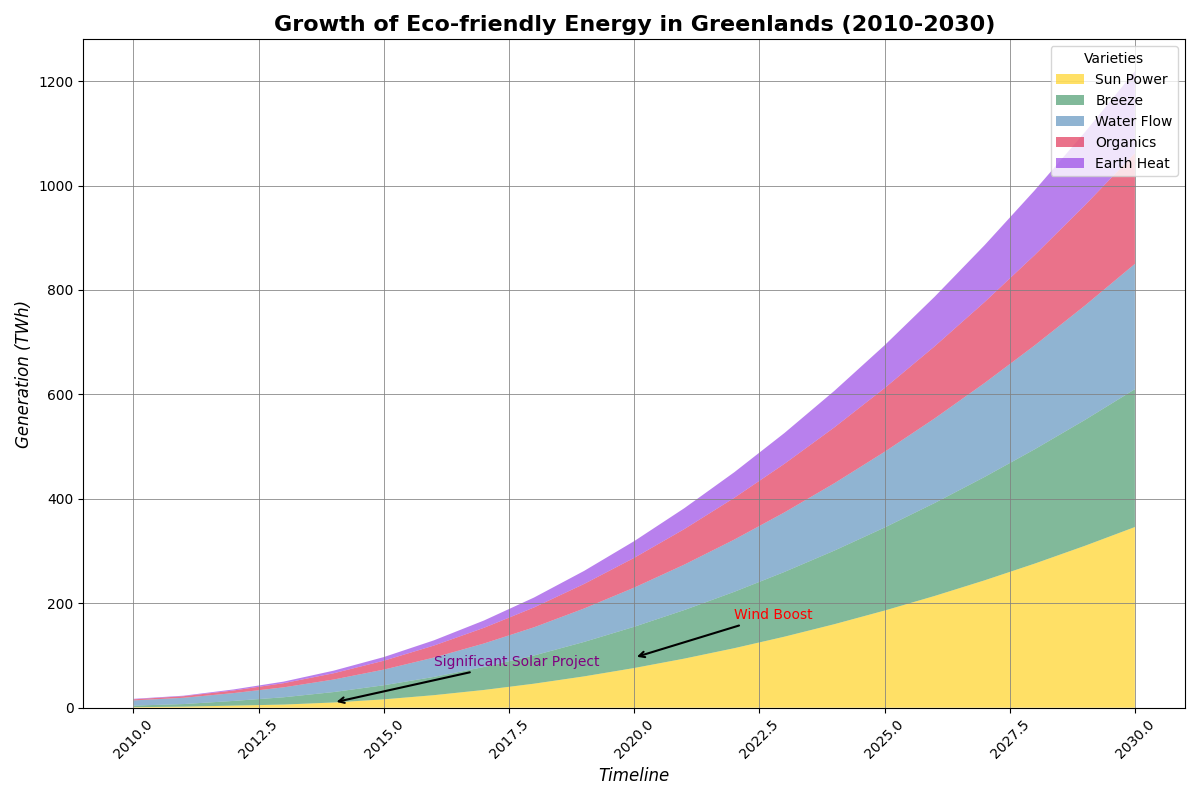

The Python source for this figure:
import matplotlib.pyplot as plt
import numpy as np

years = np.arange(2010, 2031)

solar_energy = np.array([1, 2, 4, 6, 10, 16, 24, 34, 46, 60, 76, 94, 114, 136, 160, 186, 214, 244, 276, 310, 346])
wind_energy = np.array([3, 5, 9, 14, 20, 27, 35, 44, 54, 66, 79, 93, 108, 124, 141, 159, 178, 198, 219, 241, 264])
hydro_energy = np.array([10, 12, 15, 19, 24, 30, 37, 45, 54, 64, 75, 87, 100, 114, 129, 145, 162, 180, 199, 219, 240])
bio_energy = np.array([2, 3, 5, 8, 12, 17, 23, 30, 38, 47, 57, 68, 80, 93, 107, 122, 138, 155, 173, 192, 212])
geothermal_energy = np.array([1, 1, 2, 3, 5, 7, 10, 14, 19, 25, 32, 40, 49, 59, 70, 82, 95, 109, 124, 140, 157])

fig, ax = plt.subplots(figsize=(12, 8))

# Updated colors for the stacked area chart
ax.stackplot(years, solar_energy, wind_energy, hydro_energy, bio_energy, geothermal_energy,
             labels=['Sun Power', 'Breeze', 'Water Flow', 'Organics', 'Earth Heat'],
             colors=['#ffcc00', '#2E8B57', '#4682B4', '#DC143C', '#8A2BE2'], alpha=0.6)

ax.set_title("Growth of Eco-friendly Energy in Greenlands (2010-2030)", fontsize=16, fontweight='bold')
ax.set_xlabel("Timeline", fontsize=12, fontstyle='italic')
ax.set_ylabel("Generation (TWh)", fontsize=12, fontstyle='italic')

ax.legend(loc='upper right', fontsize=10, frameon=True, title="Varieties")
ax.grid(True, linestyle='-', color='grey', alpha=0.8, linewidth=0.7)

ax.annotate('Significant Solar Project', xy=(2014, 10), xytext=(2016, 80),
            arrowprops=dict(facecolor='grey', arrowstyle='->', lw=1.5), fontsize=10, color='purple')

ax.annotate('Wind Boost', xy=(2020, 96), xytext=(2022, 170),
            arrowprops=dict(facecolor='grey', arrowstyle='->', lw=1.5), fontsize=10, color='red')

ax.tick_params(axis='x', rotation=45)

plt.tight_layout()
plt.show()
